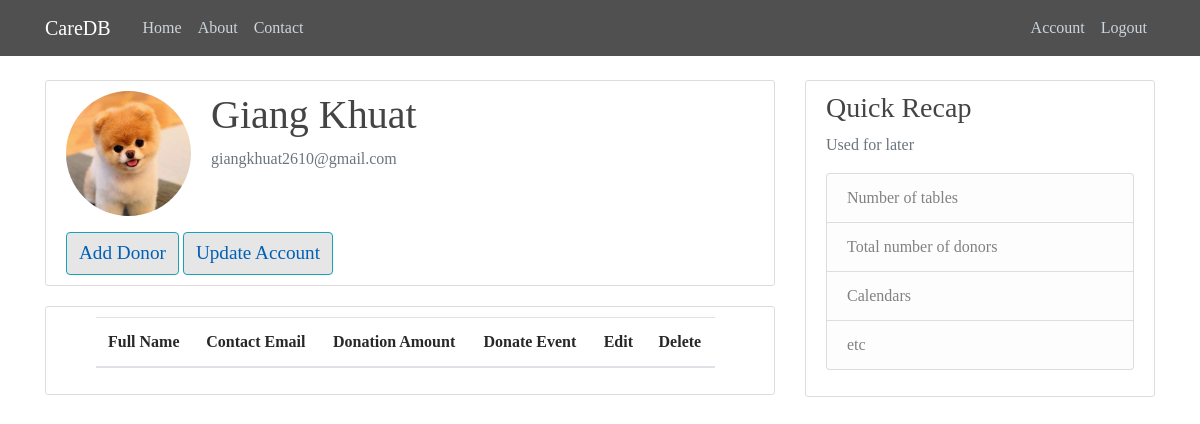
The app's page /account/viewall (signed in), older data.
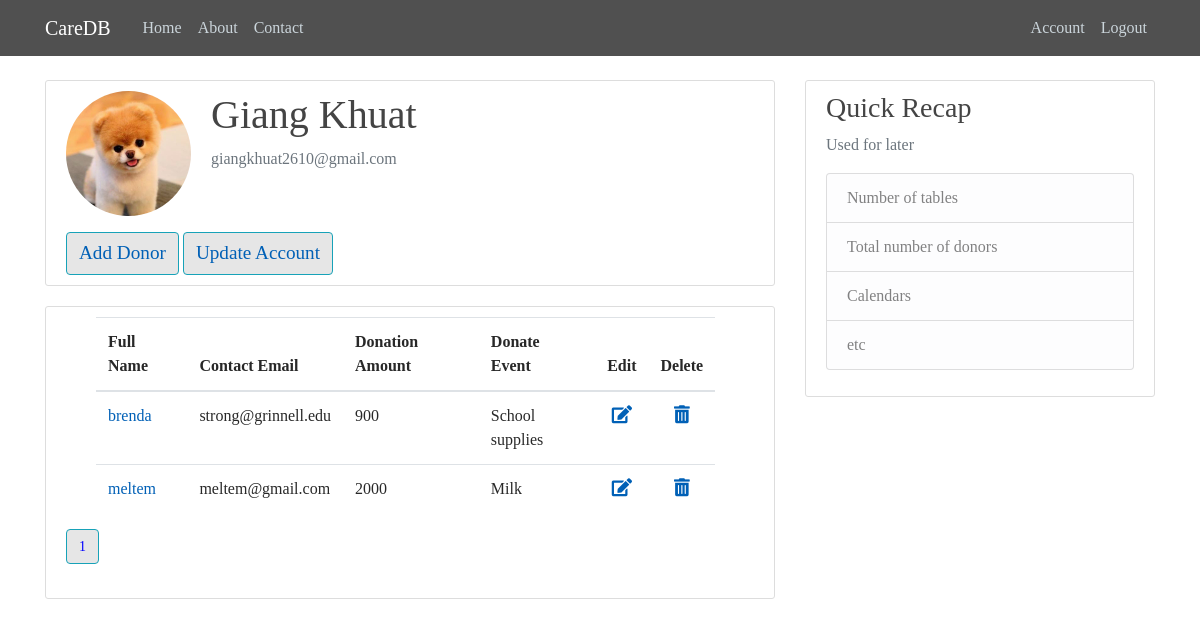
The same page, newer data.
### app/models.py (models this page shows, shortened)
class User(db.Model, UserMixin):
    id = db.Column(db.Integer, primary_key=True)
    username = db.Column(db.String(20), unique=True, nullable=False)
    email = db.Column(db.String(120), unique=True, nullable=False)
    password = db.Column(db.String(60), nullable=False)
    donors = db.relationship('Donor', backref='admin', lazy=True)

class Donor(db.Model):
    id = db.Column(db.Integer, primary_key=True)
    name = db.Column(db.String(30), unique=True, nullable=False)
    contact_email = db.Column(db.String(120), unique=True)
    donation_amount = db.Column(db.Integer, nullable=False)
    donate_event = db.Column(db.String(50), nullable=False)
    admin_id = db.Column(db.Integer, db.ForeignKey('user.id'), nullable=False)

### app/users/routes.py (the view)
@users.route("/account/viewall", methods=['GET', 'POST'])
@login_required
def viewall():
    user_id = current_user.id
    page = request.args.get('page', 1, type=int)
    donors = Donor.query.filter_by(admin_id=user_id).order_by(Donor.name).paginate(page=page, per_page=3)
    return render_template('viewall.html', title='Account', donors=donors)

### app/models.py (called while the page is built)
@login_manager.user_loader
def load_user(user_id):
    return User.query.get(int(user_id))

### app/templates/viewall.html
{% extends "layout.html" %}
{% block content %}
<div class="content-section">
   <div class="media">
      <img class="rounded-circle account-img" src="{{ url_for('static', filename='profile-pics/kmLYx3lW.jpg') }}">
      <div class="media-body">
         <h3 class="account-heading">
            {{ current_user.username }}
         </h3>
         <p class="text-secondary">{{ current_user.email }}</p>
      </div>
   </div>
   <button class="btn btn-info" style="font-face: 'Comic Sans MS'; font-size: larger; color: white; background-color: #e6e6e6" >
      <a id="button" href="{{ url_for('donors.insert_donor') }}">
         Add Donor
      </a>
   </button>
    <button class="btn btn-info" style="font-face: 'Comic Sans MS'; font-size: larger; color: white; background-color: #e6e6e6" >
      <a id="button" href="{{ url_for('users.update_account') }}">
         Update Account
      </a>
   </button>
</div>
<div class="content-section">
   <table class = 'table table-hover' style = 'margin-left: 30px; margin-right: 100px; width: 90%;'>
      <thead>
      <tr>
         <th>Full Name</th>
         <th>Contact Email</th>
         <th>Donation Amount</th>
         <th>Donate Event</th>
         <th>Edit</th>
         <th>Delete</th>
      </thead>
      {% for donor in donors.items %}
      <tr>
         <td> <a id="linkName" href="{{ url_for('donors.return_donor', donor_id=donor.id) }}">{{donor["name"]}} </a></td>
         <td>{{donor["contact_email"]}}</td>
         <td>{{donor['donation_amount']}}</td>
         <td>{{donor['donate_event']}}</td>
         <td align="center"><a id="linkName" href = "{{ url_for('donors.update_donor', donor_id=donor['id']) }}"><i class="fa fa-edit" style="font-size:18px"></i></a></td>
          <td align="center"><a id="linkName" href = "{{ url_for('donors.delete', donor_id=donor['id']) }}"><i class="fa fa-trash-alt" style="font-size:18px"></i></a></td>
      </tr>
      {% endfor %}
   </table>
    {% for page_num in donors.iter_pages(left_edge=1, right_edge=1, left_current=1, right_current=2) %}
      {% if page_num %}
        {% if donors.page == page_num %}
          <a style="color: blue; font-size: 14px" class="btn btn-info mb-4" href="{{ url_for('users.viewall', page=page_num) }}">{{ page_num }}</a>
        {% else %}
          <a style ="color: blue; font-size: 14px" class="btn btn-outline-info mb-4" href="{{ url_for('users.viewall', page=page_num) }}">{{ page_num }}</a>
        {% endif %}
      {% else %}
        ...
      {% endif %}
    {% endfor %}
</div>
{% endblock content %}

### app/templates/layout.html (shortened to what this page needs)
<!DOCTYPE html>
<html>
<head>
    <link rel="stylesheet" href="https://maxcdn.bootstrapcdn.com/bootstrap/4.0.0/css/bootstrap.min.css">
    <link rel="stylesheet" href="https://cdnjs.cloudflare.com/ajax/libs/font-awesome/4.7.0/css/font-awesome.min.css">
    <link rel="stylesheet" href="https://use.fontawesome.com/releases/v5.1.0/css/all.css" >
    <link rel="stylesheet" type="text/css" href="{{ url_for('static', filename='main.css') }}">
</head>
<body>
<header class="site-header">
    <nav class="navbar navbar-expand-md navbar-dark bg-steel fixed-top">
        <div class="container">
            <a class="navbar-brand mr-4" href="/">CareDB</a>
            <div class="collapse navbar-collapse" id="navbarToggle">
                <div class="navbar-nav mr-auto">
                    <a class="nav-item nav-link" href="{{ url_for('main.home') }}">Home</a>
                    <a class="nav-item nav-link" href="{{ url_for('main.about') }}">About</a>
                    <a class="nav-item nav-link" href="#">Contact</a>
                </div>
                <div class="navbar-nav">
                    {% if current_user.is_authenticated %}
                    <a class="nav-item nav-link" href="{{ url_for('users.account') }}">Account</a>
                    <a class="nav-item nav-link" href="{{ url_for('users.logout') }}">Logout </a>
                    {% else %}
                    <a class="nav-item nav-link" href="{{ url_for('users.register') }}">Register</a>
                    <a class="nav-item nav-link" href="{{ url_for('users.login') }}">Login</a>
                    {% endif %}
                </div>
            </div>
        </div>
    </nav>
</header>
<main role="main" class="container">
    <div class="row">
        <div class="col-md-8">
            {% block content %} {% endblock %}
        </div>
        <div class="col-md-4">
            <div class="content-section">
                <h3>Quick Recap</h3>
                <p class='text-muted'>Used for later
                <ul class="list-group">
                    <li class="list-group-item list-group-item-light">Number of tables</li>
                    <li class="list-group-item list-group-item-light">Total number of donors</li>
                    <li class="list-group-item list-group-item-light">Calendars</li>
                    <li class="list-group-item list-group-item-light">etc</li>
                </ul>
                </p>
            </div>
        </div>
    </div>
</main>
</body>
</html>

### app/static/main.css (style rules this page uses)
body { background: #fafafa; color: #333333; margin-top: 5rem; }
h1, h2, h3, h4, h5, h6 { color: #444444; }
.bg-steel { background-color: #505050 }
.site-header .navbar-nav .nav-link { color: #cbd5db; }
.content-section { background: #ffffff; padding: 10px 20px; border: 1px solid #dddddd; border-radius: 3px; margin-bottom: 20px; }
.account-img { height: 125px; width: 125px; margin-right: 20px; margin-bottom: 16px; }
.account-heading { font-size: 2.5rem; }

### app/templates/layout.html (style rules this page uses)
body { font-family: 'Noto Serif SC', serif; font: bold; background: url(https://images.unsplash.com/photo-1526642738196-ad8ed2d50805?ixlib=rb-1.2.1&ixid=eyJhcHBfaWQiOjEyMDd9&auto=format&fit=crop&w=966&q=80); color: rgb(40,40,40); background-size: cover; background-repeat: no-repeat; }
a { color: #0060B6; text-decoration: none; }
.btn { font-face: 'Comic Sans MS'; font-size: larger; color: white; background-color: #e6e6e6 }

Row changes from the older to the newer data that the page shows:
added Donor: name "brenda", contact_email "strong@grinnell.edu", donation_amount "900", donate_event "School supplies"
added Donor: name "meltem", contact_email "meltem@gmail.com", donation_amount "2000", donate_event "Milk"
Text that changed along with them:
new list line: "1"
